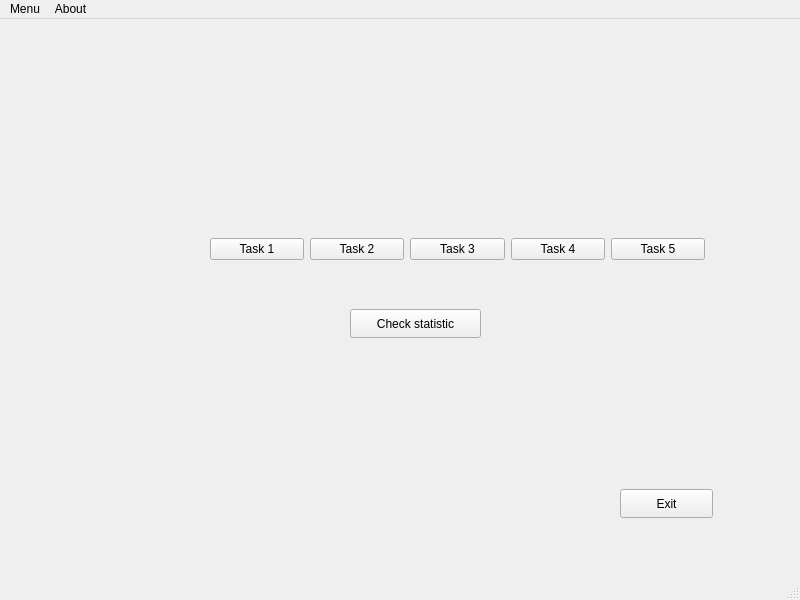
<?xml version="1.0" encoding="UTF-8"?>
<ui version="4.0">
 <class>MainWindow</class>
 <widget class="QMainWindow" name="MainWindow">
  <property name="geometry">
   <rect>
    <x>0</x>
    <y>0</y>
    <width>800</width>
    <height>600</height>
   </rect>
  </property>
  <property name="windowTitle">
   <string>MainWindow</string>
  </property>
  <widget class="QWidget" name="centralwidget">
   <widget class="QPushButton" name="exit">
    <property name="geometry">
     <rect>
      <x>620</x>
      <y>470</y>
      <width>93</width>
      <height>29</height>
     </rect>
    </property>
    <property name="text">
     <string>Exit</string>
    </property>
   </widget>
   <widget class="QWidget" name="layoutWidget">
    <property name="geometry">
     <rect>
      <x>210</x>
      <y>200</y>
      <width>495</width>
      <height>61</height>
     </rect>
    </property>
    <layout class="QHBoxLayout" name="horizontalLayout">
     <item>
      <widget class="QPushButton" name="Task1">
       <property name="text">
        <string>Task 1</string>
       </property>
      </widget>
     </item>
     <item>
      <widget class="QPushButton" name="Task2">
       <property name="text">
        <string>Task 2</string>
       </property>
      </widget>
     </item>
     <item>
      <widget class="QPushButton" name="Task3">
       <property name="text">
        <string>Task 3</string>
       </property>
      </widget>
     </item>
     <item>
      <widget class="QPushButton" name="Task4">
       <property name="text">
        <string>Task 4</string>
       </property>
      </widget>
     </item>
     <item>
      <widget class="QPushButton" name="Task5">
       <property name="text">
        <string>Task 5</string>
       </property>
      </widget>
     </item>
    </layout>
   </widget>
   <widget class="QPushButton" name="Check_s_button">
    <property name="geometry">
     <rect>
      <x>350</x>
      <y>290</y>
      <width>131</width>
      <height>29</height>
     </rect>
    </property>
    <property name="text">
     <string>Check statistic</string>
    </property>
   </widget>
  </widget>
  <widget class="QMenuBar" name="menubar">
   <property name="geometry">
    <rect>
     <x>0</x>
     <y>0</y>
     <width>800</width>
     <height>26</height>
    </rect>
   </property>
   <widget class="QMenu" name="menuMenu">
    <property name="title">
     <string>Menu</string>
    </property>
    <addaction name="actionTask_1"/>
    <addaction name="actionTask_2"/>
    <addaction name="actionTask_3"/>
    <addaction name="actionTask_4"/>
    <addaction name="actionTask_5"/>
    <addaction name="separator"/>
    <addaction name="actionExit"/>
   </widget>
   <widget class="QMenu" name="menuAbout">
    <property name="title">
     <string>About</string>
    </property>
   </widget>
   <addaction name="menuMenu"/>
   <addaction name="menuAbout"/>
  </widget>
  <widget class="QStatusBar" name="statusbar"/>
  <action name="actionTask_1">
   <property name="text">
    <string>Task 1</string>
   </property>
  </action>
  <action name="actionTask_2">
   <property name="text">
    <string>Task 2</string>
   </property>
  </action>
  <action name="actionTask_3">
   <property name="text">
    <string>Task 3</string>
   </property>
  </action>
  <action name="actionTask_4">
   <property name="text">
    <string>Task 4</string>
   </property>
   <property name="toolTip">
    <string>Task 4</string>
   </property>
  </action>
  <action name="actionTask_5">
   <property name="text">
    <string>Task 5</string>
   </property>
  </action>
  <action name="actionExit">
   <property name="text">
    <string>Exit</string>
   </property>
  </action>
 </widget>
 <resources/>
 <connections/>
</ui>
